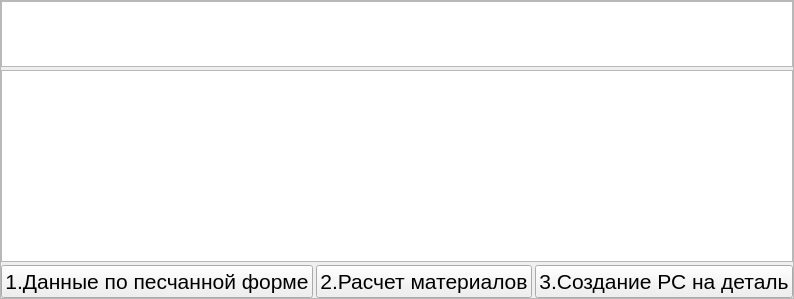
               <widget class="QFrame" name="fr_list_orders_mold">
                <property name="frameShape">
                 <enum>QFrame::StyledPanel</enum>
                </property>
                <property name="frameShadow">
                 <enum>QFrame::Raised</enum>
                </property>
                <layout class="QVBoxLayout" name="verticalLayout_66">
                 <property name="spacing">
                  <number>3</number>
                 </property>
                 <property name="leftMargin">
                  <number>0</number>
                 </property>
                 <property name="topMargin">
                  <number>0</number>
                 </property>
                 <property name="rightMargin">
                  <number>0</number>
                 </property>
                 <property name="bottomMargin">
                  <number>0</number>
                 </property>
                 <item>
                  <widget class="QTableWidget" name="tbl_list_orders_mold_filtr">
                   <property name="maximumSize">
                    <size>
                     <width>16777215</width>
                     <height>66</height>
                    </size>
                   </property>
                  </widget>
                 </item>
                 <item>
                  <widget class="QTableWidget" name="tbl_list_orders_mold"/>
                 </item>
                 <item>
                  <layout class="QHBoxLayout" name="horizontalLayout_48">
                   <item>
                    <widget class="QPushButton" name="btn_sand_data">
                     <property name="font">
                      <font>
                       <pointsize>16</pointsize>
                      </font>
                     </property>
                     <property name="text">
                      <string>1.Данные по песчанной форме</string>
                     </property>
                    </widget>
                   </item>
                   <item>
                    <widget class="QPushButton" name="btn_mat_mold_calc">
                     <property name="font">
                      <font>
                       <pointsize>16</pointsize>
                      </font>
                     </property>
                     <property name="text">
                      <string>2.Расчет материалов</string>
                     </property>
                    </widget>
                   </item>
                   <item>
                    <widget class="QPushButton" name="btn_res_product">
                     <property name="font">
                      <font>
                       <pointsize>16</pointsize>
                      </font>
                     </property>
                     <property name="text">
                      <string>3.Создание РС на деталь</string>
                     </property>
                    </widget>
                   </item>
                  </layout>
                 </item>
                </layout>
               </widget>
